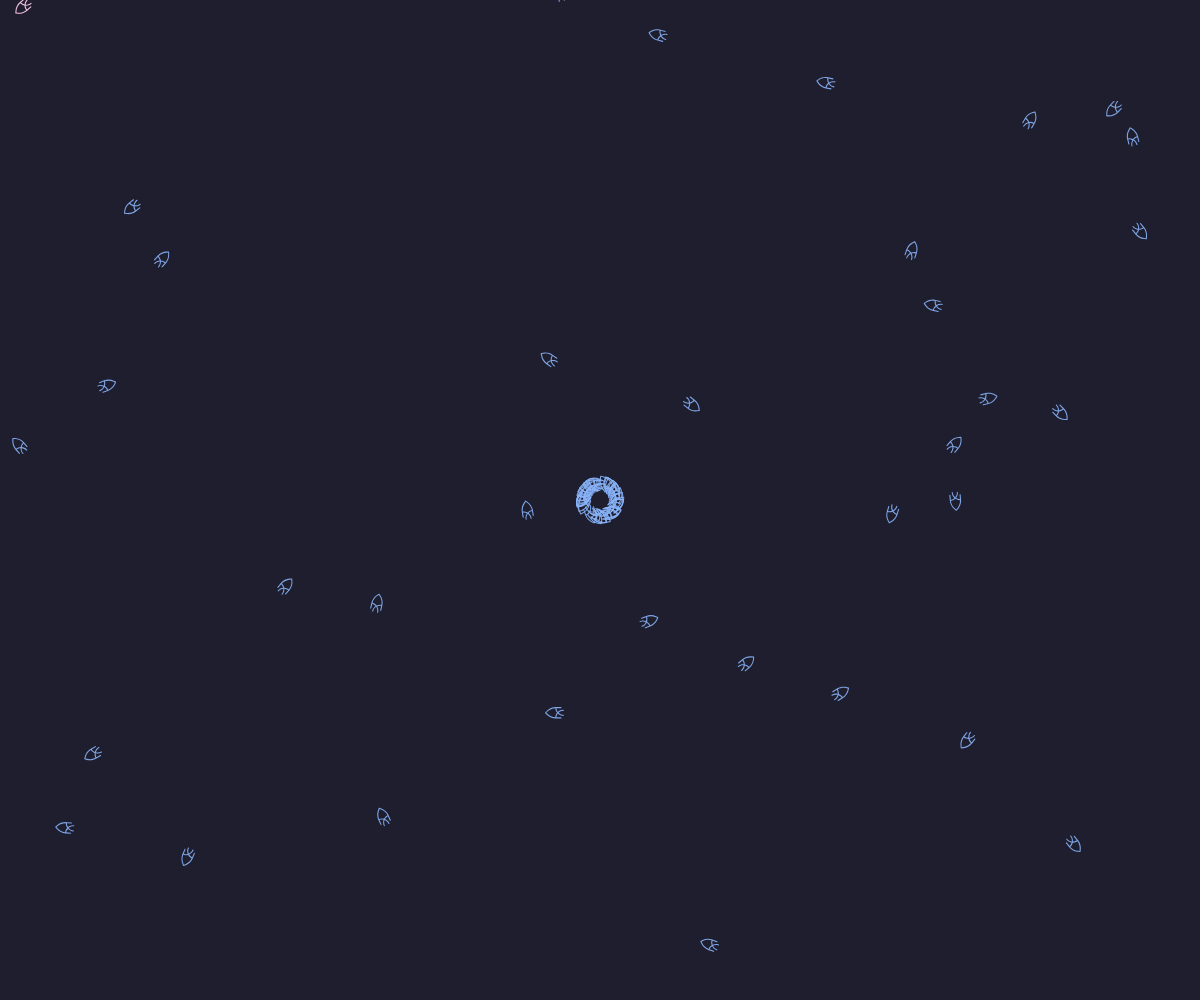
Frame 1 (no input)
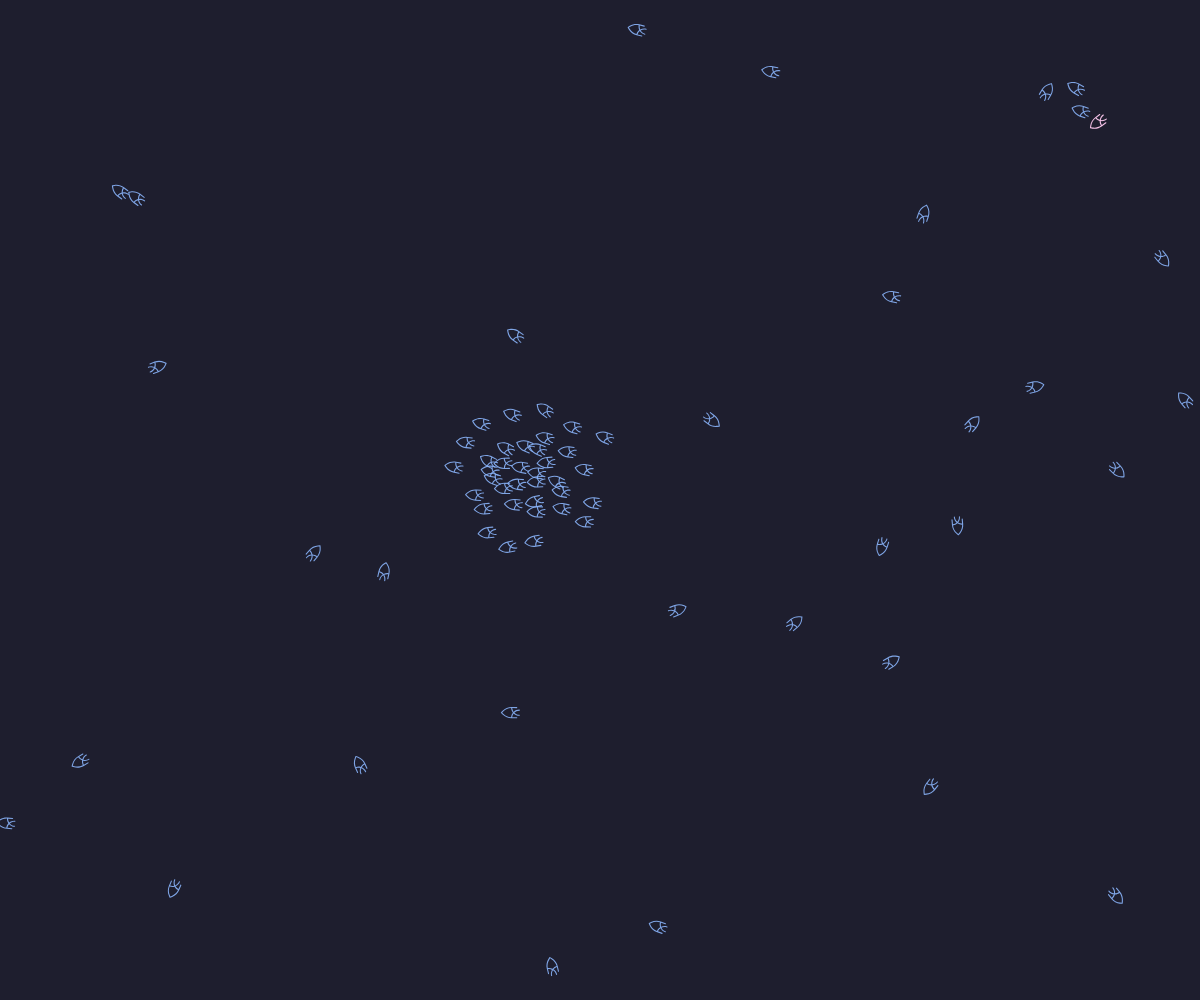
Frame 60 (no input)
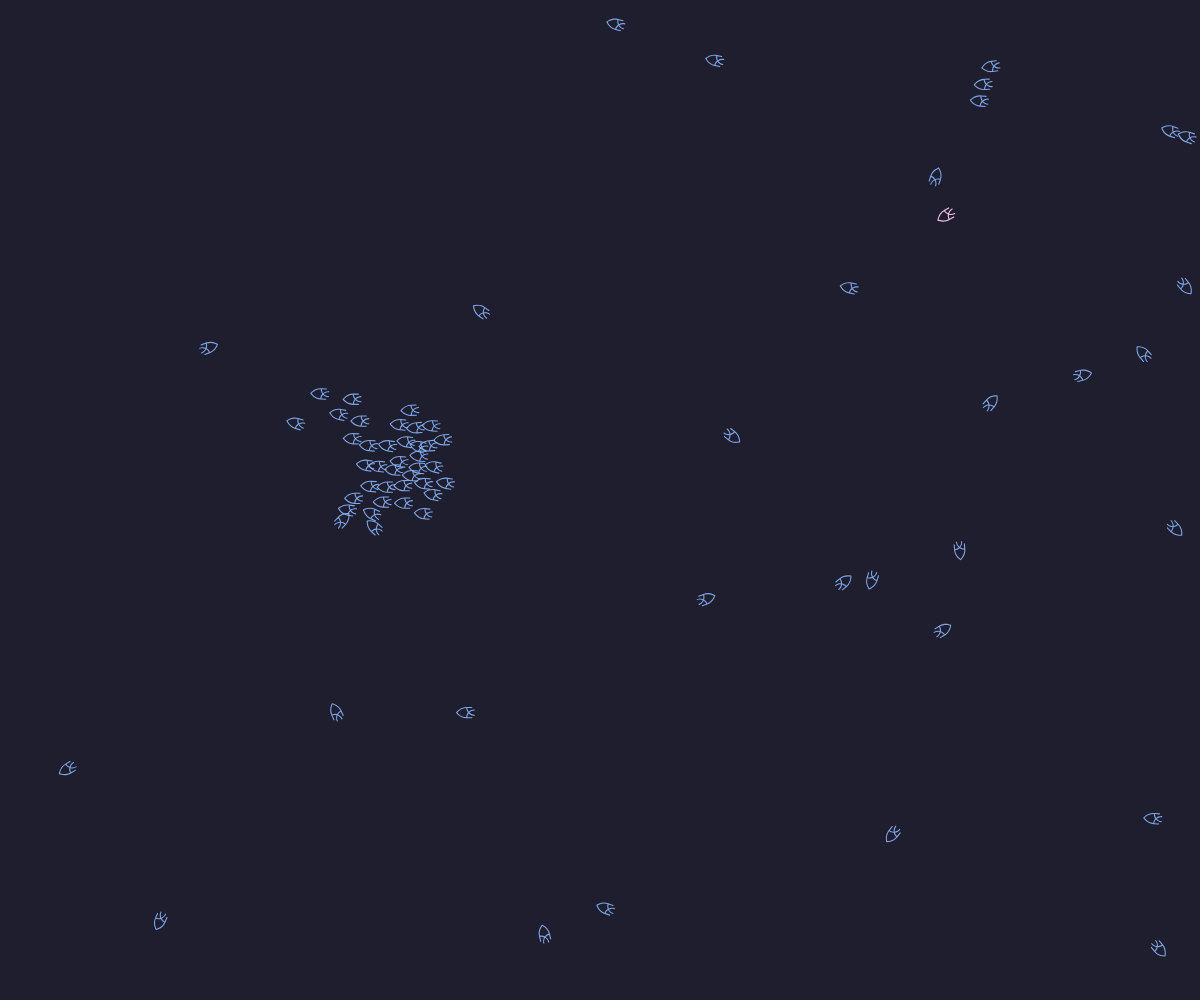
Frame 120 (the mouse pressed at the canvas centre since frame 60)

The p5.js sketch that drew these frames (run headless with seeded random() and noise() and a simulated clock; from frame 60 on, the mouse is pressed at the canvas centre):

// p5.js sketch
// ── sketch.js
var canvas;
let flock;
var boidCounter = 1;

function windowResized() {
    resizeCanvas(windowWidth, windowHeight);
    background("#1e1e2e"); // Mocha base
}

function setup() {
    canvas = createCanvas(windowWidth, windowHeight);
    canvas.position(0, 0);
    canvas.style('z-index', '-1');
    background("#1e1e2e"); // Mocha base
    boidCounter = 1;
    
    flock = new Flock();
    // Add an initial set of boids into the system
    for (let i = 0; i < 70; i++) {
        let b = null;
        if (i < 35) {
            b = new Boid(width / 2, height / 2);
        } else {
            b = new Boid(random(width), random(height));
        }
        flock.addBoid(b);
    }
}

function draw() {
    background("#1e1e2e"); // Mocha base
    flock.run();
}

// Add a new boid into the System
function mouseDragged() {
    if (boidCounter <= 250) {
        flock.addBoid(new Boid(mouseX, mouseY));
    }
}

// Flock object
// Does very little, simply manages the array of all the boids
function Flock() {
    // An array for all the boids
    this.boids = []; // Initialize the array
}

Flock.prototype.run = function() {
    for (let i = 0; i < this.boids.length; i++) {
        this.boids[i].run(this.boids); // Passing the entire list of boids to each boid individually
    }
}

Flock.prototype.addBoid = function(b) {
    this.boids.push(b);
}

// Boid class
// Methods for Separation, Cohesion, Alignment added
function Boid(x, y) {
    this.acceleration = createVector(0, 0);
    this.velocity = createVector(random(-1, 1), random(-1, 1));
    this.position = createVector(x, y);
    this.r = 3.0;
    this.maxspeed = 3; // Maximum speed
    this.maxforce = 0.05; // Maximum steering force
    this.boidCounter = boidCounter;
    boidCounter += 1;
    this.noiseOffsetX = random(1000); // Random starting point in noise space
    this.noiseOffsetY = random(1000);
    this.noiseIncrement = 0.002; // How fast we move through noise space
}

Boid.prototype.run = function(boids) {
    this.flock(boids);
    this.update();
    this.borders();
    this.render();
}

Boid.prototype.applyForce = function(force) {
    // We could add mass here if we want A = F / M
    this.acceleration.add(force);
}

// We accumulate a new acceleration each time based on three rules
Boid.prototype.flock = function(boids) {
    // Sakana AI does it's own thing!!
    if (this.boidCounter == boidCounter-1 && boidCounter > 2) {
        let noiseX = noise(this.noiseOffsetX);
        let noiseY = noise(this.noiseOffsetY);
        // Convert noise (0-1) to forces (-1 to 1)
        let forceX = map(noiseX, 0, 1, -1, 1);
        let forceY = map(noiseY, 0, 1, -1, 1);
        // Create smooth random force
        let randomForce = createVector(forceX, forceY);
        randomForce.mult(5.5); // Adjust this to control how strong the random movement is
        
        // Apply forces
        this.applyForce(randomForce);
        
        // Increment noise offsets
        this.noiseOffsetX += this.noiseIncrement;
        this.noiseOffsetY += this.noiseIncrement + 0.001; // Slightly different increment for Y
    } else {
        let sep = this.separate(boids); // Separation
        let ali = this.align(boids); // Alignment
        let coh = this.cohesion(boids); // Cohesion
        
        // Arbitrarily weight these forces
        sep.mult(1.5);
        ali.mult(1.0);
        coh.mult(1.0);
        
        // Add the force vectors to acceleration
        this.applyForce(sep);
        this.applyForce(ali);
        this.applyForce(coh);
    }
}

// Method to update location
Boid.prototype.update = function() {
    // Update velocity
    this.velocity.add(this.acceleration);
    // Limit speed
    this.velocity.limit(this.maxspeed);
    this.position.add(this.velocity);
    // Reset accelertion to 0 each cycle
    this.acceleration.mult(0);
}

// A method that calculates and applies a steering force towards a target
// STEER = DESIRED MINUS VELOCITY
Boid.prototype.seek = function(target) {
    let desired = p5.Vector.sub(target, this.position); // A vector pointing from the location to the target
    // Normalize desired and scale to maximum speed
    desired.normalize();
    desired.mult(this.maxspeed);
    // Steering = Desired minus Velocity
    let steer = p5.Vector.sub(desired, this.velocity);
    steer.limit(this.maxforce); // Limit to maximum steering force
    return steer;
}

Boid.prototype.render = function() {
    // Draw a triangle rotated in the direction of velocity
    let theta = this.velocity.heading() + radians(90);
    if (this.boidCounter == boidCounter-1) {
        fill("#f5c2e7"); // Mocha pink - brighter color for the special fish
        stroke("#f5c2e7"); // Mocha pink
    } else {
        // Using RGB values with alpha as separate parameter
        fill(137, 180, 250, 230); // Mocha blue (89b4fa) with high opacity for better contrast
        stroke(137, 180, 250, 230); // Mocha blue
    }
    push();
    translate(this.position.x, this.position.y);
    rotate(theta - PI/2);
    scale(0.02);
    strokeWeight(0);
    
    // Logo Fish
    beginShape();
    vertex(0, 554.58227);
    bezierVertex(0, 539.57642, 12.277536, 527.29883, 27.283415, 527.29883);
    bezierVertex(137.78125, 527.29883, 237.36554, 570.95227, 311.03076, 641.89916);
    bezierVertex(350.5917, 588.69652, 376.51114, 524.71648, 381.9678, 453.77966);
    vertex(154.15112, 452.53317);
    bezierVertex(139.14525, 452.53317, 126.86771, 440.25564, 126.86771, 425.24979);
    bezierVertex(126.86771, 410.24393, 139.14525, 397.96639, 154.15112, 397.96639);
    vertex(410.61548, 397.96639);
    bezierVertex(582.50098, 397.96639, 744.83722, 464.8106, 866.24841, 586.22177);
    vertex(941.27783, 661.25118);
    bezierVertex(946.7345, 666.70785, 949.46289, 673.52902, 949.46289, 680.34982);
    bezierVertex(949.46289, 687.17062, 946.7345, 693.99142, 941.27783, 699.44808);
    vertex(866.24841, 774.47749);
    bezierVertex(744.83722, 896.88866, 582.50098, 963.7329, 410.61548, 963.7329);
    vertex(154.15112, 963.7329);
    bezierVertex(139.14525, 963.7329, 126.86771, 951.45536, 126.86771, 936.44951);
    bezierVertex(126.86771, 921.44365, 139.14525, 909.16611, 154.15112, 909.16611);
    vertex(381.9678, 909.16611);
    bezierVertex(376.51114, 839.69397, 350.5917, 774.21393, 311.03076, 721.01129);
    bezierVertex(237.36554, 791.94812, 137.78125, 835.60156, 27.283415, 835.60156);
    bezierVertex(12.277536, 835.60156, 0, 823.32398, 0, 808.31811);
    bezierVertex(0, 793.31226, 12.277536, 781.03467, 27.283415, 781.03467);
    bezierVertex(124.13953, 781.03467, 211.44664, 742.83795, 275.56265, 680.08612);
    bezierVertex(211.44664, 617.33429, 124.13953, 579.13757, 27.283415, 579.13757);
    bezierVertex(12.277536, 581.86597, 0, 569.58814, 0, 554.58227);
    vertex(883.98248, 682.81421);
    vertex(828.05182, 626.88355);
    bezierVertex(723.01068, 521.84241, 585.22925, 460.45465, 436.53464, 454.99799);
    bezierVertex(431.07794, 540.94074, 398.33786, 620.06238, 347.86352, 682.81421);
    bezierVertex(398.33786, 745.5661, 431.07794, 824.68817, 436.53464, 910.63092);
    bezierVertex(583.86505, 903.81006, 723.01068, 843.7865, 828.05182, 738.74476);
    vertex(883.98248, 682.81421);
    endShape();
    pop();
}

// Wraparound
Boid.prototype.borders = function() {
    if (this.position.x < -this.r) this.position.x = width + this.r;
    if (this.position.y < -this.r) this.position.y = height + this.r;
    if (this.position.x > width + this.r) this.position.x = -this.r;
    if (this.position.y > height + this.r) this.position.y = -this.r;
}

// Separation
// Method checks for nearby boids and steers away
Boid.prototype.separate = function(boids) {
    let desiredseparation = 20.0;
    let steer = createVector(0, 0);
    let count = 0;
    // For every boid in the system, check if it's too close
    for (let i = 0; i < boids.length; i++) {
        let d = p5.Vector.dist(this.position, boids[i].position);
        // If the distance is greater than 0 and less than an arbitrary amount (0 when you are yourself)
        if ((d > 0) && (d < desiredseparation)) {
            // Calculate vector pointing away from neighbor
            let diff = p5.Vector.sub(this.position, boids[i].position);
            diff.normalize();
            diff.div(d); // Weight by distance
            steer.add(diff);
            count++; // Keep track of how many
        }
    }
    // Average -- divide by how many
    if (count > 0) {
        steer.div(count);
    }

    // As long as the vector is greater than 0
    if (steer.mag() > 0) {
        // Implement Reynolds: Steering = Desired - Velocity
        steer.normalize();
        steer.mult(this.maxspeed);
        steer.sub(this.velocity);
        steer.limit(this.maxforce);
    }
    return steer;
}

// Alignment
// For every nearby boid in the system, calculate the average velocity
Boid.prototype.align = function(boids) {
    let neighbordist = 40;
    let sum = createVector(0, 0);
    let count = 0;
    for (let i = 0; i < boids.length; i++) {
        let d = p5.Vector.dist(this.position, boids[i].position);
        if ((d > 0) && (d < neighbordist)) {
            sum.add(boids[i].velocity);
            count++;
        }
    }
    if (count > 0) {
        sum.div(count);
        sum.normalize();
        sum.mult(this.maxspeed);
        let steer = p5.Vector.sub(sum, this.velocity);
        steer.limit(this.maxforce);
        return steer;
    } else {
        return createVector(0, 0);
    }
}

// Cohesion
// For the average location (i.e. center) of all nearby boids, calculate steering vector towards that location
Boid.prototype.cohesion = function(boids) {
    let neighbordist = 40;
    let sum = createVector(0, 0); // Start with empty vector to accumulate all locations
    let count = 0;
    for (let i = 0; i < boids.length; i++) {
        let d = p5.Vector.dist(this.position, boids[i].position);
        if ((d > 0) && (d < neighbordist)) {
            sum.add(boids[i].position); // Add location
            count++;
        }
    }
    if (count > 0) {
        sum.div(count);
        return this.seek(sum); // Steer towards the location
    } else {
        return createVector(0, 0);
    }
}
